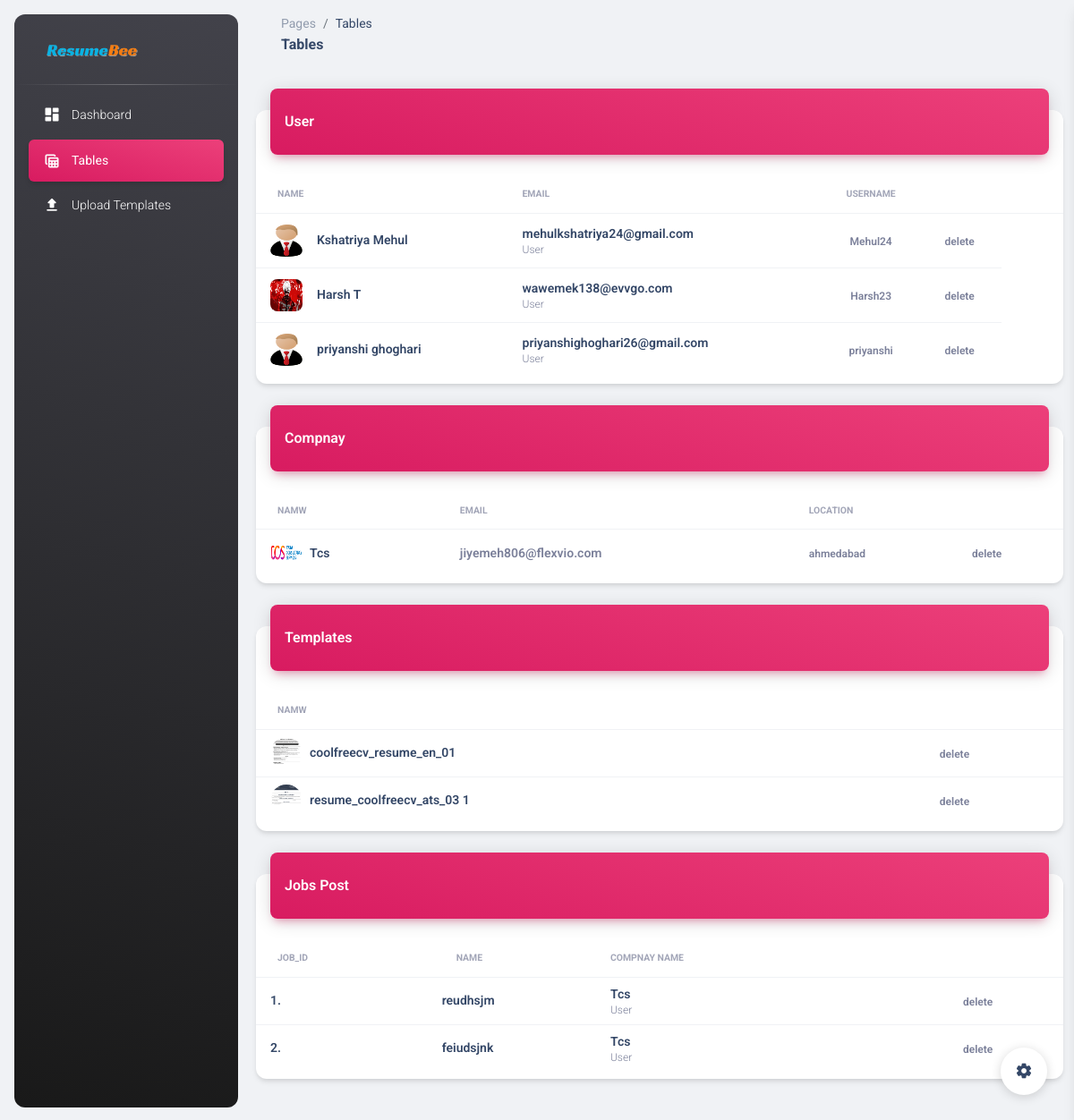
Page /table/ on the earlier database version.
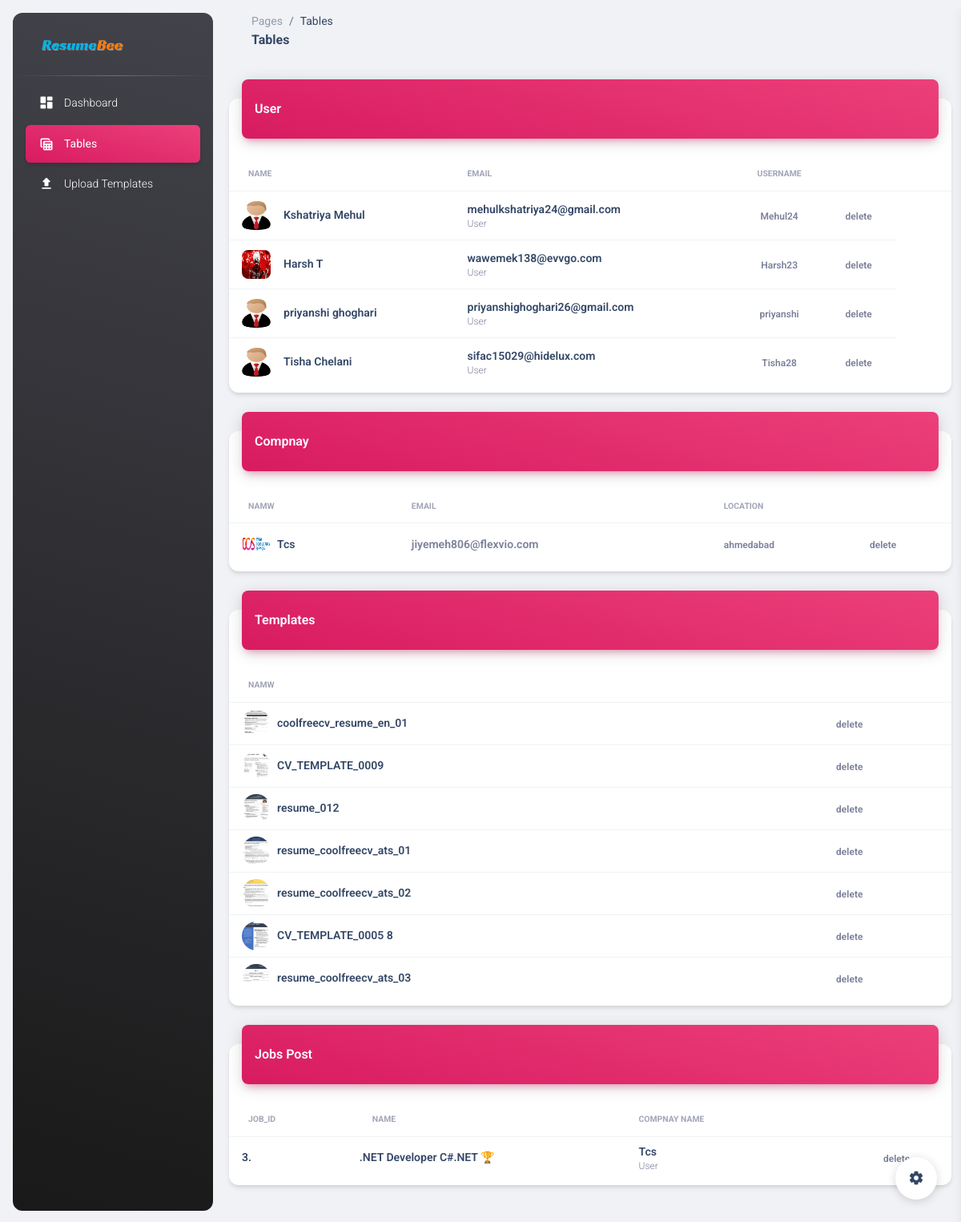
Same page on the later database version.
### resume/models.py (models this page shows, shortened)
class User_t(models.Model):
     user_id = models.AutoField(primary_key=True)
     username = models.OneToOneField(User,on_delete=models.CASCADE,to_field='username')
     firstname = models.CharField(max_length=50)
     lastname = models.CharField(max_length=50)
     qualification = models.CharField(max_length=50,default=" ")
     email = models.EmailField(max_length=50)
     password = models.CharField(max_length=50)
     website = models.CharField(max_length=100,default="")
     instrgram = models.CharField(max_length=100,default="")
     linkdin = models.CharField(max_length=100,default="")
     profession = models.CharField(max_length=100,default="")
     u_img = models.ImageField(upload_to='images/user/',default="images/user.png")
     u_resume = models.FileField(upload_to='u_resume/',default="")
     r_pdf = models.FileField(upload_to='r_pdf/',default="")
     r_img = models.ImageField(upload_to='img_r/',default="")
     r_qr = models.ImageField(upload_to='qr/',default="")

class Company(models.Model):
     c_id = models.AutoField(primary_key=True)
     c_name = models.CharField(max_length=50,unique=True)
     c_email = models.OneToOneField(User,on_delete=models.CASCADE,to_field='username')
     c_password = models.CharField(max_length=50)
     c_location = models.CharField(max_length=50)
     website = models.CharField(max_length=100,default="")
     instrgram = models.CharField(max_length=100,default="")
     linkdin = models.CharField(max_length=100,default="")
     c_img = models.ImageField(upload_to='images/compnay/',default="images/company.png")
     def __str__(self):
          return self.c_name

class templates(models.Model):
     t_id = models.AutoField(primary_key=True)
     t_name = models.CharField(max_length=50)
     t_img = models.FileField(upload_to='t_img/',default="")
     t_file = models.FileField(upload_to='templates_pdf/',blank=False)

class job_vacancy(models.Model):
     jv_id = models.AutoField(primary_key=True,unique=True)
     jv_name = models.CharField(max_length=50,default="")
     jv_category = models.CharField(max_length=50,default="")
     jv_time = models.CharField(max_length=50,default="")
     jv_location = models.CharField(max_length=50,default="")
     jv_city = models.CharField(max_length=50,default="")
     jv_pincode = models.CharField(max_length=50,default="")
     jv_salary = models.CharField(max_length=50,default="none")
     jv_exprince = models.CharField(max_length=50, default="fresher")
     jv_function = models.CharField(max_length=50,default="")
     jv_description = models.TextField(max_length=100000,default="")
     jv_key_responsibilites = models.TextField(max_length=100000,default="")
     jv_requirements = models.TextField(max_length=100000,default="")
     c_id = models.ForeignKey(Company,on_delete=models.CASCADE,to_field='c_id')

### resume/views.py (the view)
# urls.py: path('table/',views.table,name='table'),
def table(request):
     user = User_t.objects.all()
     company = Company.objects.all()
     job = job_vacancy.objects.all()
     apply = apply_job.objects.all()
     template = templates.objects.all()
     return render(request,'admin/tables.html',{'user':user,'company':company,'job':job,'apply':apply,'template':template});

### templates/admin/tables.html (shortened to what the changed rows need)
<!DOCTYPE html>
<html lang="en">
<head>
  <link href="{% static 'css/nucleo-icons.css' %}" rel="stylesheet" />
  <link href="{% static 'css/nucleo-svg.css' %}" rel="stylesheet" />
  <link id="pagestyle" href="{% static 'css/dashboard.css' %}" rel="stylesheet" />
</head>
<body class="g-sidenav-show  bg-gray-200">
  <main class="main-content position-relative max-height-vh-100 h-100 border-radius-lg ">
    <div class="container-fluid py-4">
      <div class="row">
        <div class="col-12">
          <div class="card my-4">
            <div class="card-body px-0 pb-2">
              <div class="table-responsive p-0">
                <table class="table align-items-center mb-0">
                  <thead>
                    <tr>
                      <th class="text-uppercase text-secondary text-xxs font-weight-bolder opacity-7">Name</th>
                      <th class="text-uppercase text-secondary text-xxs font-weight-bolder opacity-7 ps-2">Email</th>
                      <th class="text-center text-uppercase text-secondary text-xxs font-weight-bolder opacity-7">Username</th>
                      <th class="text-center text-uppercase text-secondary text-xxs font-weight-bolder opacity-7"></th>
                      <th class="text-secondary opacity-7"></th>
                    </tr>
                  </thead>
                  <tbody>
                    {% for i in user %}
                    <tr>
                      <td>
                        <div class="d-flex px-2 py-1">
                          <div>
                            <img src="{{i.u_img.url}}" class="avatar avatar-sm me-3 border-radius-lg" alt="user1">
                          </div>
                          <div class="d-flex flex-column justify-content-center">
                            <h6 class="mb-0 text-sm">{{i.firstname}} {{i.lastname}}</h6>
                          </div>
                        </div>
                      </td>
                      <td>
                        <h6 class="mb-0 text-sm">{{i.email}}</h6>
                        <p class="text-xs text-secondary mb-0">User</p>
                      </td>
                      <td class="align-middle text-center">
                        <span class="text-secondary text-xs font-weight-bold">{{i.username}}</span>
                      </td>
                      <td class="align-middle">
                        <a href="{% url 'u_deletes' user_id=i.user_id %}" class="text-secondary font-weight-bold text-xs" data-toggle="tooltip" data-original-title="Edit user">
                          delete
                        </a>
                      </td>
                    </tr>
                    {% endfor %}
                  </tbody>
                </table>
              </div>
            </div>
          </div>
        </div>
      </div>
      <div class="row">
        <div class="col-12">
          <div class="card my-4">
            <div class="card-body px-0 pb-2">
              <div class="table-responsive p-0">
                <table class="table align-items-center justify-content-center mb-0">
                  <thead>
                    <tr>
                      <th class="text-uppercase text-secondary text-xxs font-weight-bolder opacity-7">Namw</th>
                      <th class="text-uppercase text-secondary text-xxs font-weight-bolder opacity-7 ps-2">Email</th>
                      <th class="text-uppercase text-secondary text-xxs font-weight-bolder opacity-7 ps-2">Location</th>
                      <th></th>
                    </tr>
                  </thead>
                  <tbody>
                    {% for c in company %}
                    <tr>
                      <td>
                        <div class="d-flex px-2">
                          <div>
                            <img src="{{c.c_img.url}}" class="avatar avatar-sm rounded-circle me-2" alt="spotify">
                          </div>
                          <div class="my-auto">
                            <h6 class="mb-0 text-sm">{{c.c_name}}</h6>
                          </div>
                        </div>
                      </td>
                      <td>
                        <p class="text-sm font-weight-bold mb-0">{{c.c_email}}</p>
                      </td>
                      <td>
                        <span class="text-xs font-weight-bold">{{c.c_location}}</span>
                      </td>
                      <td class="align-middle">
                        <a href="{% url 'c_deletes' c_id=c.c_id %}" class="text-secondary font-weight-bold text-xs" data-toggle="tooltip" data-original-title="Edit user">
                          delete
                        </a>
                      </td>
                    </tr>
                    {% endfor %}
                  </tbody>
                </table>
              </div>
            </div>
          </div>
        </div>
      </div>
      <div class="row">
        <div class="col-12">
          <div class="card my-4">
            <div class="card-body px-0 pb-2">
              <div class="table-responsive p-0">
                <table class="table align-items-center justify-content-center mb-0">
                  <thead>
                    <tr>
                      <th class="text-uppercase text-secondary text-xxs font-weight-bolder opacity-7">Namw</th>
                      <th></th>
                    </tr>
                  </thead>
                  <tbody>
                    {% for t in template %}
                    <tr>
                      <td>
                        <div class="d-flex px-2">
                          <div>
                            <img src="{{t.t_img.url}}" class="avatar avatar-sm rounded-circle me-2" alt="spotify">
                          </div>
                          <div class="my-auto">
                            <h6 class="mb-0 text-sm">{{t.t_name}}</h6>
                          </div>
                        </div>
                      </td>
                      <td class="align-middle">
                        <a href="{% url 't_deletes' t_id=t.t_id %}" class="text-secondary font-weight-bold text-xs" data-toggle="tooltip" data-original-title="Edit user">
                          delete
                        </a>
                      </td>
                    </tr>
                    {% endfor %}
                  </tbody>
                </table>
              </div>
            </div>
          </div>
        </div>
      </div>
      <div class="row">
        <div class="col-12">
          <div class="card my-4">
            <div class="card-header p-0 position-relative mt-n4 mx-3 z-index-2">
              <div class="bg-gradient-primary shadow-primary border-radius-lg pt-4 pb-3">
              </div>
            </div>
            <div class="card-body px-0 pb-2">
              <div class="table-responsive p-0">
                <table class="table align-items-center mb-0">
                  <thead>
                    <tr>
                      <th class="text-uppercase text-secondary text-xxs font-weight-bolder opacity-7">Job_Id  </th>
                      <th class="text-uppercase text-secondary text-xxs font-weight-bolder opacity-7">Name</th>
                      <th class="text-uppercase text-secondary text-xxs font-weight-bolder opacity-7 ps-2">Compnay Name</th>
                      <th class="text-center text-uppercase text-secondary text-xxs font-weight-bolder opacity-7"></th>
                      <th class="text-secondary opacity-7"></th>
                    </tr>
                  </thead>
                  <tbody>
                    {% for i in job %}
                    <tr>
                      <td>
                        <div class="d-flex px-2 py-1">
                          <div class="d-flex flex-column justify-content-center">
                            <h6 class="mb-0 text-sm">{{i.jv_id}}.</h6>
                          </div>
                        </div>
                      </td>
                      <td>
                          </div>
                          <div class="d-flex flex-column justify-content-center">
                            <h6 class="mb-0 text-sm">{{i.jv_name}} </h6>
                          </div>
                        </div>
                      <td>
                        <h6 class="mb-0 text-sm">{{i.c_id}}</h6>
                        <p class="text-xs text-secondary mb-0">User</p>
                      </td>
                      <td class="align-middle text-center">
                      </td>
                      <td class="align-middle">
                        <a href="{% url 'j_deletes' jv_id=i.jv_id %}" class="text-secondary font-weight-bold text-xs" data-toggle="tooltip" data-original-title="Edit user">
                          delete
                        </a>
                      </td>
                    {% endfor %}
              </div>
            </div>
          </div>
        </div>
  </main>
</body>
</html>

Differences in the rows shown:
removed templates: t_img (picture), t_name "resume_coolfreecv_ats_03 1"
removed job_vacancy: jv_id "1", jv_name "reudhsjm", c_id "Tcs"
removed job_vacancy: jv_id "2", jv_name "feiudsjnk", c_id "Tcs"
added User_t: u_img (placeholder picture), firstname "Tisha", lastname "Chelani", email "sifac15029@hidelux.com", username "Tisha28"
added templates: t_img (picture), t_name "CV_TEMPLATE_0009"
added templates: t_img (picture), t_name "resume_012"
added templates: t_img (picture), t_name "resume_coolfreecv_ats_01"
added templates: t_img (picture), t_name "resume_coolfreecv_ats_02"
added templates: t_img (picture), t_name "CV_TEMPLATE_0005 8"
added templates: t_img (picture), t_name "resume_coolfreecv_ats_03"
added job_vacancy: jv_id "3", jv_name ".NET Developer C#.NET 🏆", c_id "Tcs"
